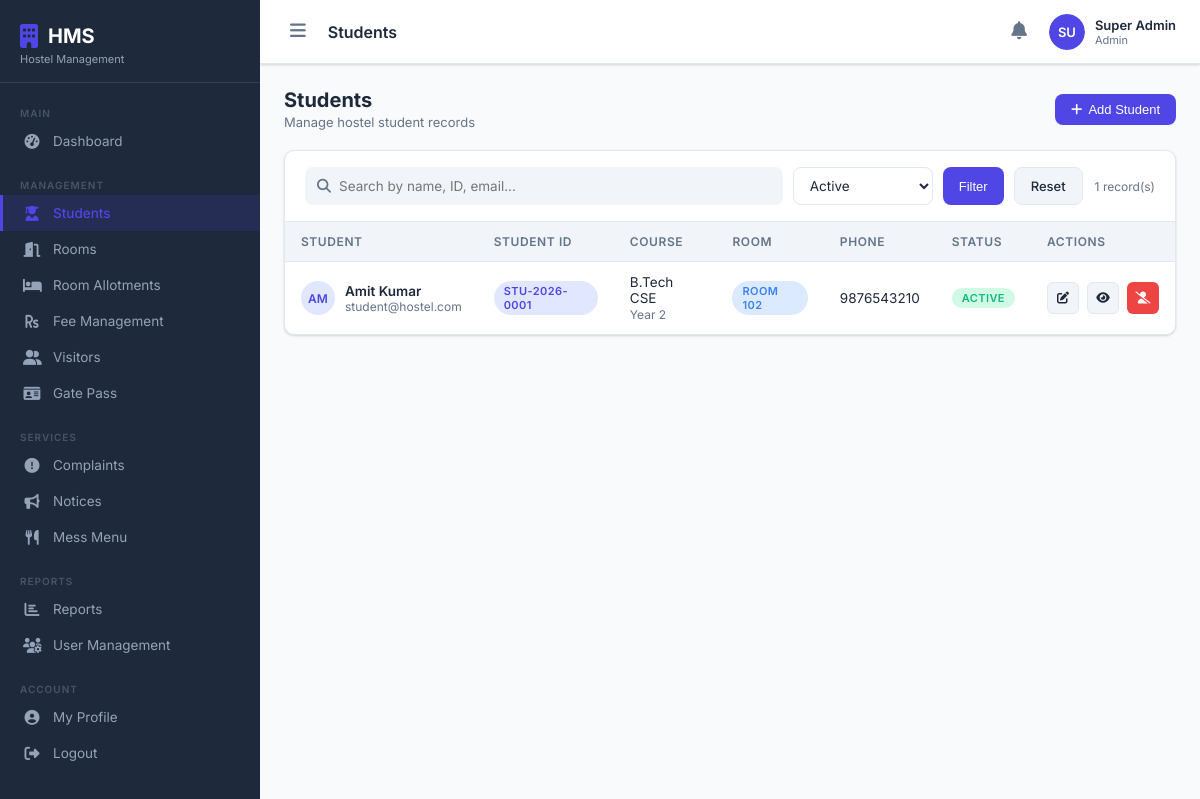
The app's page /php/students.php (signed in) with its own data.
### tables this page shows
CREATE TABLE students (
    id INT AUTO_INCREMENT PRIMARY KEY,
    user_id INT NOT NULL,
    student_id VARCHAR(20) UNIQUE NOT NULL,
    name VARCHAR(100) NOT NULL,
    email VARCHAR(100) NOT NULL,
    phone VARCHAR(15),
    dob DATE,
    gender ENUM('male','female','other'),
    address TEXT,
    guardian_name VARCHAR(100),
    guardian_phone VARCHAR(15),
    course VARCHAR(100),
    year_of_study INT,
    admission_date DATE,
    photo VARCHAR(255),
    room_id INT,
    status ENUM('active','inactive','alumni') DEFAULT 'active',
    created_at TIMESTAMP DEFAULT CURRENT_TIMESTAMP,
    FOREIGN KEY (user_id) REFERENCES users(id) ON DELETE CASCADE
);

CREATE TABLE rooms (
    id INT AUTO_INCREMENT PRIMARY KEY,
    room_number VARCHAR(10) UNIQUE NOT NULL,
    floor INT NOT NULL,
    room_type ENUM('single','double','triple','dormitory') NOT NULL,
    capacity INT NOT NULL,
    occupied INT DEFAULT 0,
    monthly_rent DECIMAL(10,2) NOT NULL,
    amenities TEXT,
    status ENUM('available','full','maintenance','reserved') DEFAULT 'available',
    created_at TIMESTAMP DEFAULT CURRENT_TIMESTAMP
);

### includes/config.php (called while the page is built, shortened)
<?php
function getDB() {
    static $conn = null;
    if ($conn === null) {
        $conn = new mysqli(DB_HOST, DB_USER, DB_PASS, DB_NAME);
        $conn->set_charset('utf8mb4');
    }
    return $conn;
}
function sanitize($data) {
    $db = getDB();
    return $db->real_escape_string(htmlspecialchars(trim($data)));
}
function paginate($total, $perPage, $currentPage) {
    $totalPages = ceil($total / $perPage);
    $offset = ($currentPage - 1) * $perPage;
    return ['totalPages' => $totalPages, 'offset' => $offset, 'currentPage' => $currentPage];
}

### php/students.php (the view, shortened to what this page needs)
<?php
require_once '../includes/config.php';
$db = getDB();
$search  = sanitize($_GET['search'] ?? '');
$status  = sanitize($_GET['status'] ?? 'active');
$page    = max(1, (int)($_GET['page'] ?? 1));
$where = "WHERE 1=1";
if ($status) $where .= " AND s.status='$status'";
$total   = $db->query("SELECT COUNT(*) FROM students s $where")->fetch_row()[0];
$pag     = paginate($total, RECORDS_PER_PAGE, $page);
$students = $db->query("
    SELECT s.*, r.room_number
    FROM students s
    LEFT JOIN room_allotments ra ON ra.student_id=s.id AND ra.status='active'
    LEFT JOIN rooms r ON r.id=ra.room_id
    $where ORDER BY s.created_at DESC
    LIMIT ".RECORDS_PER_PAGE." OFFSET {$pag['offset']}
")->fetch_all(MYSQLI_ASSOC);
require_once '../includes/header.php';
?>
<div class="page-header">
    <div><h2>Students</h2><p>Manage hostel student records</p></div>
    <button class="btn btn-primary" onclick="openModal('addModal')">
        <i class="fas fa-plus"></i> Add Student
    </button>
</div>
<div class="card">
    <div class="filter-bar">
        <form method="GET" style="display:flex;gap:10px;flex-wrap:wrap;flex:1">
            <div class="search-box" style="flex:1;min-width:200px">
                <i class="fas fa-search"></i>
                <input type="text" name="search" placeholder="Search by name, ID, email..." value="<?= htmlspecialchars($search) ?>">
            </div>
            <select name="status" class="form-control" style="width:140px">
                <option value="active" <?= $status==='active'?'selected':'' ?>>Active</option>
            </select>
            <button type="submit" class="btn btn-primary">Filter</button>
            <a href="students.php" class="btn btn-light">Reset</a>
        </form>
        <span class="text-muted"><?= $total ?> record(s)</span>
    </div>
    <div class="table-wrapper">
        <table>
            <thead><tr>
                <th>Student</th><th>Student ID</th><th>Course</th>
                <th>Room</th><th>Phone</th><th>Status</th><th>Actions</th>
            </tr></thead>
            <tbody>
            <?php foreach ($students as $s): ?>
                <tr>
                    <td>
                        <div class="table-avatar">
                            <?php if ($s['photo']): ?>
                                <img src="<?= UPLOAD_URL.$s['photo'] ?>" alt="">
                            <?php else: ?>
                                <div class="avatar-sm"><?= strtoupper(substr($s['name'],0,2)) ?></div>
                            <?php endif; ?>
                            <div>
                                <div class="fw-600"><?= htmlspecialchars($s['name']) ?></div>
                                <div class="text-muted"><?= htmlspecialchars($s['email']) ?></div>
                            </div>
                        </div>
                    </td>
                    <td><span class="badge badge-primary"><?= $s['student_id'] ?></span></td>
                    <td><?= htmlspecialchars($s['course']) ?><br><span class="text-muted">Year <?= $s['year_of_study'] ?></span></td>
                    <td><?= $s['room_number'] ? '<span class="badge badge-info">Room '.$s['room_number'].'</span>' : '<span class="text-muted">Not allotted</span>' ?></td>
                    <td><?= $s['phone'] ?></td>
                    <td><span class="badge badge-<?= $s['status']==='active'?'success':($s['status']==='alumni'?'info':'danger') ?>"><?= ucfirst($s['status']) ?></span></td>
                    <td>
                        <div class="gap-8">
                            <button class="btn btn-sm btn-light btn-icon" title="Edit"
                                onclick="editStudent(<?= htmlspecialchars(json_encode($s)) ?>)">
                                <i class="fas fa-edit"></i>
                            </button>
                            <a href="student_detail.php?id=<?= $s['id'] ?>" class="btn btn-sm btn-light btn-icon" title="View"><i class="fas fa-eye"></i></a>
                            <form method="POST" style="display:inline" onsubmit="return confirm('Deactivate this student?')">
                                <button type="submit" class="btn btn-sm btn-danger btn-icon" title="Deactivate"><i class="fas fa-user-slash"></i></button>
                            </form>
                        </div>
                    </td>
                </tr>
            <?php endforeach; ?>
            </tbody>
        </table>
    </div>
</div>
<?php require_once '../includes/footer.php'; ?>

### css/style.css (style rules this page uses)
:root { --primary: #4f46e5; --primary-dark: #3730a3; --primary-light: #e0e7ff; --secondary: #10b981; --secondary-light: #d1fae5; --danger: #ef4444; --danger-light: #fee2e2; --warning: #f59e0b; --warning-light: #fef3c7; --info: #3b82f6; --info-light: #dbeafe; --dark: #1e293b; --gray: #64748b; --light-gray: #f1f5f9; --border: #e2e8f0; --white: #ffffff; --sidebar-width: 260px; --topbar-height: 64px; --radius: 10px; --shadow: 0 1px 3px rgba(0,0,0,0.1), 0 1px 2px rgba(0,0,0,0.06); --shadow-md: 0 4px 6px rgba(0,0,0,0.07), 0 2px 4px rgba(0,0,0,0.05); --shadow-lg: 0 10px 15px rgba(0,0,0,0.1), 0 4px 6px rgba(0,0,0,0.05); --transition: all 0.3s ease; }
*, *::before, *::after { box-sizing: border-box; margin: 0; padding: 0; }
body { font-family: 'Inter', sans-serif; background: #f8fafc; color: var(--dark); display: flex; min-height: 100vh; font-size: 14px; }
a { text-decoration: none; color: inherit; }
.card { background: var(--white); border-radius: var(--radius); box-shadow: var(--shadow); border: 1px solid var(--border); overflow: hidden; }
.table-wrapper { overflow-x: auto; }
table { width: 100%; border-collapse: collapse; font-size: 13.5px; }
thead th { background: var(--light-gray); padding: 12px 16px; text-align: left; font-weight: 600; font-size: 12px; text-transform: uppercase; letter-spacing: 0.05em; color: var(--gray); border-bottom: 1px solid var(--border); }
tbody td { padding: 12px 16px; border-bottom: 1px solid var(--border); color: var(--dark); }
tbody tr:last-child td { border-bottom: none; }
.badge { display: inline-flex; align-items: center; padding: 3px 10px; border-radius: 20px; font-size: 11px; font-weight: 600; text-transform: uppercase; letter-spacing: 0.04em; }
.badge-success { background: var(--secondary-light); color: var(--secondary); }
.badge-info { background: var(--info-light); color: var(--info); }
.badge-primary { background: var(--primary-light); color: var(--primary); }
.btn { display: inline-flex; align-items: center; gap: 6px; padding: 8px 16px; border-radius: 8px; font-size: 13px; font-weight: 500; border: none; cursor: pointer; transition: var(--transition); white-space: nowrap; }
.btn-primary { background: var(--primary); color: white; }
.btn-danger { background: var(--danger); color: white; }
.btn-light { background: var(--light-gray); color: var(--dark); border: 1px solid var(--border); }
.btn-sm { padding: 5px 10px; font-size: 12px; }
.btn-icon { width: 32px; height: 32px; padding: 0; justify-content: center; border-radius: 6px; }
.form-control { width: 100%; padding: 9px 12px; border: 1px solid var(--border); border-radius: 8px; font-size: 13.5px; font-family: inherit; background: var(--white); color: var(--dark); transition: var(--transition); }
select.form-control { cursor: pointer; }
.filter-bar { display: flex; align-items: center; gap: 12px; padding: 16px 20px; border-bottom: 1px solid var(--border); flex-wrap: wrap; }
.search-box { display: flex; align-items: center; gap: 8px; background: var(--light-gray); border-radius: 8px; padding: 8px 12px; flex: 1; min-width: 200px; }
.search-box i { color: var(--gray); }
.search-box input { border: none; background: none; outline: none; font-family: inherit; font-size: 13.5px; width: 100%; }
.page-header { display: flex; align-items: center; justify-content: space-between; margin-bottom: 20px; }
.page-header h2 { font-size: 20px; font-weight: 700; }
.page-header p { font-size: 13px; color: var(--gray); margin-top: 2px; }
.text-muted { color: var(--gray); font-size: 12px; }
.fw-600 { font-weight: 600; }
.gap-8 { display: flex; gap: 8px; }
.table-avatar { display: flex; align-items: center; gap: 10px; }
.avatar-sm { width: 34px; height: 34px; border-radius: 50%; background: var(--primary-light); color: var(--primary); display: flex; align-items: center; justify-content: center; font-size: 12px; font-weight: 600; flex-shrink: 0; }

### records on screen
students: name "AM", name "Amit Kumar", email "student@hostel.com", student "STU-2026-0001", course "B.Tech CSE", year_of_study "2", room.room_number "102", phone "9876543210", status "ACTIVE"

### other values on screen
$pageTitle "Students"
substr($_SESSION['name'], 0, 2) "SU"
$_SESSION['name'] "Super Admin"
$_SESSION['role'] "Admin"
$total "1"
